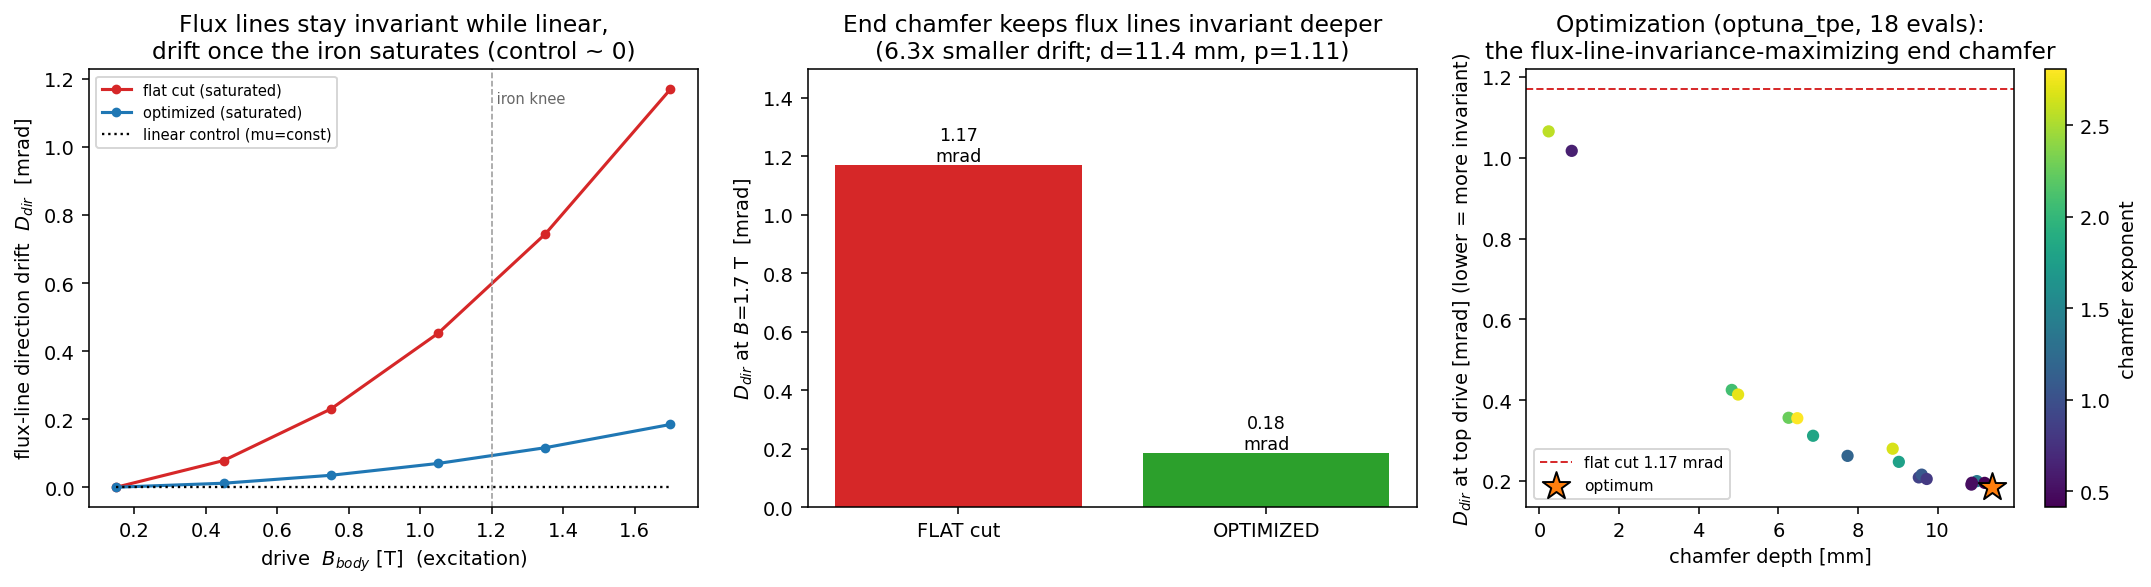

This figure's Python source:
r"""Self-contained compute helpers for excitation_invariant_field.ipynb.

Excitation-INVARIANT flux lines: keep the SAME field-line pattern as the drive current
rises (NOT a cyclotron, where the field is meant to change).  This module is imported by
the docs notebook and by the golden test validation_test/feec/test_excitation_invariant_field.py;
it carries its own small (s,z) end-pack geometry so the docs artifact stands alone.

Physics: below the iron knee the magnet is a LINEAR magnetostatic system, so scaling the
excitation by alpha scales B everywhere by alpha -- the flux-LINE pattern (streamlines
b_hat = B/|B|) is IDENTICAL, only the amplitude grows.  So "same flux lines as the current
rises" is AUTOMATIC in the linear regime; the ONLY thing that can move the pattern is the
nonlinearity, i.e. iron SATURATION (mu(|B|) dropping first at the pole-tip corner).  The
measurable quantity is the flux-line DIRECTION drift over an air region,

    D_dir(I) = rms_x || b_hat(x; I) - b_hat(x; I_lin) ||,

which is 0 while linear and grows once the iron saturates.  The end chamfer that relieves
the corner keeps the flux lines invariant several-fold DEEPER into saturation.

Relation to the hodograph design method (docs/clebsch_hodograph/DESIGN_METHODOLOGY.md):
the hodograph reads the pole as an equipotential (level set) of a prescribed LINEAR
(harmonic) potential -- so in the linear regime it produces exactly the designed field,
whose flux lines are excitation-invariant BY LINEARITY.  This module is the forward
characterization of how deep into saturation that designed pattern stays invariant, and
the corner-relief lever that extends it (the same lever the 2D Chaplygin hodograph
linearises analytically).
"""
import math
import os

import numpy as np

MU0 = 4.0e-7 * math.pi
MUR0 = 2000.0            # Froehlich unsaturated mu_r
BK = 1.2                 # Froehlich knee (T)

# ---- (s, z) end-pack geometry (meters); s = beam, z = gap (upper half) ----
GAP = 0.024              # SMALL gap -> the iron reluctance matters (saturation bites)
G2 = GAP / 2.0
S_POLE = 0.120           # iron half-length along the beam (terminates at +-s_pole)
S_BODY = 0.085           # flat body half-length (chamfer acts on s_body..s_pole)
POLE_T = 0.035           # iron thickness above the gap face
S_AIR = 0.230            # air half-extent along the beam (past the ends)
Z_AIR = 0.130            # air height (z, upper half)


def build_endpack(depth=0.0, exponent=1.0, maxh=None):
    """Upper-half (s, z) end pack: an air gap under a Froehlich-iron pole that TERMINATES
    at |s| = s_pole, with a parametrized end chamfer
        z_face(s) = g/2 + depth * ((|s| - s_body)/(s_pole - s_body))^exponent   (|s|>s_body)
    exponent < 1 = concave (early lift), > 1 = convex (late lift).  Boundaries: 'median'
    (z=0, the dipole antisymmetry plane, phi=0), 'irontop' (the driven pole back, phi=mmf).
    """
    import ngsolve as ng
    from netgen.occ import WorkPlane, OCCGeometry, Glue

    s_body = S_BODY
    z_back = G2 + POLE_T
    n_face = 61

    def face(s):
        a = abs(s)
        if a <= s_body or depth <= 0:
            return G2
        u = (a - s_body) / (S_POLE - s_body)
        return G2 + depth * (min(max(u, 0.0), 1.0)) ** exponent

    ss = np.linspace(-S_POLE, S_POLE, n_face)
    zf = [face(s) for s in ss]

    box = WorkPlane().MoveTo(-S_AIR, 0.0).Rectangle(2 * S_AIR, Z_AIR).Face()
    wp = WorkPlane().MoveTo(float(ss[0]), float(zf[0]))
    for s, z in zip(ss[1:], zf[1:]):
        wp.LineTo(float(s), float(z))
    wp.LineTo(float(ss[-1]), z_back)
    wp.LineTo(float(ss[0]), z_back)
    wp.Close()
    iron = wp.Face()
    air = box - iron
    air.faces.name = "air"
    iron.faces.name = "iron"
    shape = Glue([air, iron])
    for e in shape.edges:
        c = e.center
        if abs(c.y) < 1e-9:
            e.name = "median"
        elif abs(c.y - z_back) < 1e-9 and abs(c.x) < S_POLE + 1e-9:
            e.name = "irontop"
        elif abs(abs(c.x) - S_AIR) < 1e-9:
            e.name = "s_wall"
        elif abs(c.y - Z_AIR) < 1e-9:
            e.name = "top"
        else:
            e.name = "poleface"
    if maxh is None:
        maxh = GAP / 2.2
    with ng.TaskManager():
        mesh = ng.Mesh(OCCGeometry(shape, dim=2).GenerateMesh(maxh=maxh))
    return mesh


def air_grid():
    """Fixed (s,z) points GUARANTEED in air for any (depth, exponent) in the search range:
    under the gap face (z <= 0.78*G2 stays below the >=G2 pole face) plus a fringe patch
    just past the pole end (where the flux lines bend most, so where saturation rotates
    them most)."""
    pts = []
    for s in np.linspace(0.0, 1.32 * S_POLE, 34):
        for z in np.linspace(0.30 * G2, 0.78 * G2, 4):
            pts.append((s, z))
    for s in np.linspace(1.02 * S_POLE, 1.34 * S_POLE, 8):
        for z in np.linspace(0.30 * G2, 1.5 * G2, 5):
            pts.append((s, z))
    return np.array(pts)


def corner_kappa(mesh, B_drive, order=3, relax=0.5, tol=1e-4, maxit=60):
    """Pole-tip corner concentration kappa = peak iron |B| / body |B| at the saturated
    drive -- a smooth L^10 norm over the END iron (|s| > 0.75*s_body), a differentiable
    proxy for the corner hot spot.  Context for the flux-line drift (the corner is what
    rotates the fringe field lines)."""
    from ngsolve import (H1, L2, BilinearForm, GridFunction, grad, dx, CF, Norm,
                         Integrate, IfPos, TaskManager, x as s_coord)
    mmf = B_drive * GAP / (2.0 * MU0)
    z_probe = 0.12 * G2
    ss = np.linspace(-1.4 * S_POLE, 1.4 * S_POLE, 241)
    with TaskManager():
        fes = H1(mesh, order=order, dirichlet="median|irontop")
        u, v = fes.TnT()
        gfu = GridFunction(fes)
        bccf = mesh.BoundaryCF({"irontop": mmf, "median": 0.0}, default=0.0)
        fes_mu = L2(mesh, order=0)
        mu_gf = GridFunction(fes_mu)
        mu_gf.Set(mesh.MaterialCF({"iron": MUR0}, default=1.0))
        iron_ind = mesh.MaterialCF({"iron": 1.0}, default=0.0)
        for _ in range(maxit):
            a = BilinearForm(fes)
            a += mu_gf * grad(u) * grad(v) * dx
            a.Assemble()
            gfu.Set(bccf, definedon=mesh.Boundaries("median|irontop"))
            r = gfu.vec.CreateVector()
            r.data = -a.mat * gfu.vec
            gfu.vec.data += a.mat.Inverse(fes.FreeDofs(), inverse="sparsecholesky") * r
            B = MU0 * mu_gf * Norm(grad(gfu))
            froh = 1.0 + (MUR0 - 1.0) / (1.0 + (B / BK) ** 2)
            mu_t = (1.0 - iron_ind) * CF(1.0) + iron_ind * froh
            mu_n = GridFunction(fes_mu)
            mu_n.Set(mu_t)
            d = mu_n.vec.CreateVector()
            d.data = mu_n.vec - mu_gf.vec
            resid = d.Norm() / (mu_gf.vec.Norm() or 1.0)
            mu_gf.vec.data += relax * d
            if resid < tol:
                break
        g = grad(gfu)
        Bz = np.array([-MU0 * g(mesh(float(s), z_probe))[1] for s in ss])
        Bmag = MU0 * mu_gf * Norm(grad(gfu))
        end_ind = iron_ind * IfPos(s_coord * s_coord - (0.75 * S_BODY) ** 2, 1.0, 0.0)
        ev = float(Integrate(end_ind, mesh))
        n_pk = 10.0
        peak = (float(Integrate(end_ind * Bmag ** n_pk, mesh)) / ev) ** (1.0 / n_pk) \
            if ev > 0 else 0.0
    body = np.abs(ss) < 0.5 * S_BODY
    Bz_body = float(np.mean(Bz[body]))
    return float(peak / abs(Bz_body)) if abs(Bz_body) > 1e-30 else 0.0


def solve_bhat(mesh, B_drive, pts, order=3, saturate=True, relax=0.5, tol=1e-4, maxit=60):
    """Nonlinear scalar-potential Picard solve (Froehlich mu(|B|)).  Return the unit
    field-line direction b_hat = B/|B| = -grad(psi)/|grad(psi)| (mu_r=1 in air) at the air
    sampling points, plus the iron <mu_r>.  saturate=False forces mu = MUR0 (the linear
    reference, whose b_hat is DRIVE-INDEPENDENT by linearity)."""
    from ngsolve import (H1, L2, BilinearForm, GridFunction, grad, dx, CF, Norm,
                         Integrate, TaskManager)
    mmf = B_drive * GAP / (2.0 * MU0)
    with TaskManager():
        fes = H1(mesh, order=order, dirichlet="median|irontop")
        u, v = fes.TnT()
        gfu = GridFunction(fes)
        bccf = mesh.BoundaryCF({"irontop": mmf, "median": 0.0}, default=0.0)
        fes_mu = L2(mesh, order=0)
        mu_gf = GridFunction(fes_mu)
        mu_gf.Set(mesh.MaterialCF({"iron": MUR0}, default=1.0))
        iron_ind = mesh.MaterialCF({"iron": 1.0}, default=0.0)
        for _ in range(maxit):
            a = BilinearForm(fes)
            a += mu_gf * grad(u) * grad(v) * dx
            a.Assemble()
            gfu.Set(bccf, definedon=mesh.Boundaries("median|irontop"))
            r = gfu.vec.CreateVector()
            r.data = -a.mat * gfu.vec
            gfu.vec.data += a.mat.Inverse(fes.FreeDofs(), inverse="sparsecholesky") * r
            if not saturate:
                break
            B = MU0 * mu_gf * Norm(grad(gfu))
            froh = 1.0 + (MUR0 - 1.0) / (1.0 + (B / BK) ** 2)
            mu_t = (1.0 - iron_ind) * CF(1.0) + iron_ind * froh
            mu_n = GridFunction(fes_mu)
            mu_n.Set(mu_t)
            d = mu_n.vec.CreateVector()
            d.data = mu_n.vec - mu_gf.vec
            resid = d.Norm() / (mu_gf.vec.Norm() or 1.0)
            mu_gf.vec.data += relax * d
            if resid < tol:
                break
        iv = float(Integrate(iron_ind, mesh))
        mur_mean = float(Integrate(iron_ind * mu_gf, mesh)) / iv if iv > 0 else 0.0
        g = grad(gfu)
        bh = np.zeros((len(pts), 2))
        for i, (s, z) in enumerate(pts):
            gg = g(mesh(float(s), float(z)))
            b = np.array([-gg[0], -gg[1]])                 # B ~ -grad(psi) in air
            n = np.hypot(b[0], b[1])
            bh[i] = b / n if n > 1e-30 else 0.0
    return bh, float(mur_mean)


def _drift(bh, ref):
    """rms flux-line direction difference (radians, small-angle ~ chord length)."""
    return float(np.sqrt(np.mean(np.sum((bh - ref) ** 2, axis=1))))


def flux_line_drift(depth, exponent, B_lin=0.15, B_sat=1.70, order=3, maxh=None, pts=None):
    """The OBJECTIVE: the flux-line DIRECTION drift between a low (linear-regime) drive and
    a high (saturated) drive.  2 solves.  Small = the flux lines keep their shape as the
    current is turned up.  Also returns the saturated iron <mu_r> and the pole-tip corner
    kappa (context: the corner is what drives the drift)."""
    mesh = build_endpack(depth=depth, exponent=exponent, maxh=maxh)
    if pts is None:
        pts = air_grid()
    bh_ref, mur_ref = solve_bhat(mesh, B_lin, pts, order=order, saturate=True)
    bh_sat, mur_sat = solve_bhat(mesh, B_sat, pts, order=order, saturate=True)
    kap = corner_kappa(mesh, B_sat, order=order)
    return {
        "depth_m": float(depth), "exponent": float(exponent),
        "D_dir": _drift(bh_sat, bh_ref),
        "mur_ref": mur_ref, "mur_sat": mur_sat, "corner_kappa_sat": kap,
    }


def invariance_curve(depth, exponent, drives=(0.15, 0.45, 0.75, 1.05, 1.35, 1.70),
                     order=3, maxh=None):
    """The full D_dir(B_drive) SATURATED sweep (reporting / figure), plus the LINEAR
    control (mu forced constant -> D_dir ~ 0 at every drive: linearity => invariant flux
    lines; saturation is the sole breaker).  Reference = the lowest drive."""
    mesh = build_endpack(depth=depth, exponent=exponent, maxh=maxh)
    pts = air_grid()
    drives = list(drives)
    bh_ref_sat, _ = solve_bhat(mesh, drives[0], pts, order=order, saturate=True)
    bh_ref_lin, _ = solve_bhat(mesh, drives[0], pts, order=order, saturate=False)
    D_sat, D_lin, murs = [], [], []
    for B in drives:
        bh_s, mur_s = solve_bhat(mesh, B, pts, order=order, saturate=True)
        bh_l, _ = solve_bhat(mesh, B, pts, order=order, saturate=False)
        D_sat.append(_drift(bh_s, bh_ref_sat))
        D_lin.append(_drift(bh_l, bh_ref_lin))
        murs.append(mur_s)
    return {
        "depth_m": float(depth), "exponent": float(exponent),
        "drives_T": drives, "D_dir_saturated": D_sat, "D_dir_linear_control": D_lin,
        "mur_sat_sweep": murs, "D_dir_max": float(max(D_sat)),
        "linear_control_max": float(max(D_lin)),
    }


def optimize(trials=24, B_lin=0.15, B_sat=1.70, order=3, seed=0):
    """Minimize the saturated flux-line DIRECTION drift D_dir(B_lin -> B_sat) over the end
    chamfer (depth, exponent) -- the shape that keeps the flux lines invariant deepest into
    saturation -- vs the flat-cut baseline.  Optuna (TPE) if available, else a coarse grid
    + local refine.  D_dir is monotone in the drive, so the top-drive drift is the
    worst-case invariance error."""
    depth_lo, depth_hi = 0.0, 0.95 * G2
    exp_lo, exp_hi = 0.4, 3.0
    pts = air_grid()
    flat = flux_line_drift(0.0, 1.0, B_lin=B_lin, B_sat=B_sat, order=order, pts=pts)
    history = []

    def obj(depth, exponent):
        r = flux_line_drift(depth, exponent, B_lin=B_lin, B_sat=B_sat, order=order, pts=pts)
        history.append({"depth_m": r["depth_m"], "exponent": r["exponent"],
                        "D_dir": r["D_dir"], "corner_kappa_sat": r["corner_kappa_sat"]})
        return r

    def cost(r):
        return r["D_dir"]

    best, used = None, "grid"
    try:
        import optuna
        optuna.logging.set_verbosity(optuna.logging.WARNING)
        used = "optuna_tpe"

        def _obj(trial):
            d = trial.suggest_float("depth", depth_lo, depth_hi)
            e = trial.suggest_float("exponent", exp_lo, exp_hi)
            return cost(obj(d, e))

        study = optuna.create_study(direction="minimize",
                                    sampler=optuna.samplers.TPESampler(seed=seed))
        study.optimize(_obj, n_trials=trials, show_progress_bar=False)
        bp = study.best_params
        best = flux_line_drift(bp["depth"], bp["exponent"], B_lin=B_lin, B_sat=B_sat,
                               order=order, pts=pts)
    except Exception:
        used = "grid_refine"
        depths = np.linspace(depth_lo, depth_hi, 5)
        exps = np.linspace(exp_lo, exp_hi, 5)
        grid = [obj(float(d), float(e)) for d in depths for e in exps]
        best = min(grid, key=cost)
        d0, e0 = best["depth_m"], best["exponent"]
        for dd in (d0 - 0.15 * G2, d0, d0 + 0.15 * G2):
            for ee in (e0 - 0.4, e0, e0 + 0.4):
                if depth_lo <= dd <= depth_hi and exp_lo <= ee <= exp_hi:
                    r = obj(float(dd), float(ee))
                    if cost(r) < cost(best):
                        best = r

    inv_factor = (flat["D_dir"] / best["D_dir"]) if best["D_dir"] > 0 else float("inf")
    return {
        "optimizer": used, "n_evals": len(history),
        "B_lin_T": float(B_lin), "B_sat_T": float(B_sat), "B_K_iron_T": float(BK),
        "flat_cut": flat, "optimized": best,
        "invariance_factor": float(inv_factor),
        "flux_lines_more_invariant": bool(best["D_dir"] < flat["D_dir"]),
        "flat_flux_lines_already_invariant": bool(flat["D_dir"] < 1e-2),
        "history": history,
    }


def make_figure(res, flat_curve, best_curve, png_path):
    """3-panel figure: (L) D_dir vs excitation flat/optimized + linear control; (M) the
    top-drive invariance bar; (R) the optimization scatter."""
    import matplotlib
    matplotlib.use("Agg")
    import matplotlib.pyplot as plt

    fig, ax = plt.subplots(1, 3, figsize=(15.6, 4.3), dpi=140)
    fc, oc = res["flat_cut"], res["optimized"]

    dr = np.array(flat_curve["drives_T"])
    ax[0].plot(dr, np.array(flat_curve["D_dir_saturated"]) * 1e3, "C3-o", lw=1.6, ms=4,
               label="flat cut (saturated)")
    ax[0].plot(dr, np.array(best_curve["D_dir_saturated"]) * 1e3, "C0-o", lw=1.6, ms=4,
               label="optimized (saturated)")
    ax[0].plot(dr, np.array(flat_curve["D_dir_linear_control"]) * 1e3, "k:", lw=1.2,
               label="linear control (mu=const)")
    ax[0].axvline(BK, color="0.6", lw=0.8, ls="--")
    ax[0].text(BK, ax[0].get_ylim()[1] * 0.92, " iron knee", fontsize=7.5, color="0.4")
    ax[0].set_xlabel("drive  $B_{body}$ [T]  (excitation)")
    ax[0].set_ylabel("flux-line direction drift  $D_{dir}$  [mrad]")
    ax[0].set_title("Flux lines stay invariant while linear,\n"
                    "drift once the iron saturates (control ~ 0)")
    ax[0].legend(fontsize=7.5)

    x = np.arange(2)
    dd = [fc["D_dir"] * 1e3, oc["D_dir"] * 1e3]
    bars = ax[1].bar(x, dd, color=["C3", "C2"])
    for b_, d_ in zip(bars, dd):
        ax[1].text(b_.get_x() + b_.get_width() / 2, d_, f"{d_:.2f}\nmrad",
                   ha="center", va="bottom", fontsize=9)
    ax[1].set_xticks(x); ax[1].set_xticklabels(["FLAT cut", "OPTIMIZED"])
    ax[1].set_ylabel(f"$D_{{dir}}$ at $B$={res['B_sat_T']:.1f} T  [mrad]")
    ax[1].set_ylim(0, max(dd) * 1.28)
    ax[1].set_title(f"End chamfer keeps flux lines invariant deeper\n"
                    f"({res['invariance_factor']:.1f}x smaller drift; "
                    f"d={oc['depth_m']*1e3:.1f} mm, p={oc['exponent']:.2f})")

    h = res["history"]
    d = np.array([x["depth_m"] for x in h]) * 1e3
    e = np.array([x["exponent"] for x in h])
    yy = np.array([x["D_dir"] for x in h]) * 1e3
    sc = ax[2].scatter(d, yy, c=e, cmap="viridis", s=28)
    ax[2].axhline(fc["D_dir"] * 1e3, color="C3", lw=1, ls="--",
                  label=f"flat cut {fc['D_dir']*1e3:.2f} mrad")
    ax[2].scatter([oc["depth_m"] * 1e3], [oc["D_dir"] * 1e3], marker="*", s=220,
                  color="C1", edgecolor="k", zorder=5, label="optimum")
    ax[2].set_xlabel("chamfer depth [mm]")
    ax[2].set_ylabel("$D_{dir}$ at top drive [mrad] (lower = more invariant)")
    ax[2].set_title(f"Optimization ({res['optimizer']}, {res['n_evals']} evals):\n"
                    "the flux-line-invariance-maximizing end chamfer")
    ax[2].legend(fontsize=8)
    fig.colorbar(sc, ax=ax[2], label="chamfer exponent")

    fig.tight_layout()
    fig.savefig(png_path, bbox_inches="tight")
    plt.close(fig)
    return os.path.abspath(png_path)
